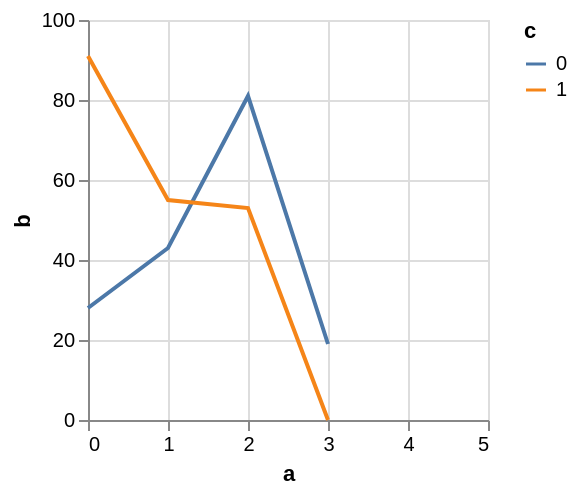

Vega-Lite specification stored for this chart:
### Vega specification from a JSON file in a GitHub repository (floating-point values rounded to 4 significant figures)
{"$schema": "https://vega.github.io/schema/vega/v5.json", "background": "white", "padding": 5, "width": 200, "height": 200, "style": "cell", "data": [{"name": "source_0", "values": [{"a": 0, "b": 28, "c": 0}, {"a": 0, "b": 91, "c": 1}, {"a": 1, "b": 43, "c": 0}, {"a": 1, "b": 55, "c": 1}, {"a": 2, "b": 81, "c": 0}, {"a": 2, "b": 53, "c": 1}, {"a": 3, "b": 19, "c": 0}]}, {"name": "data_0", "source": "source_0", "transform": [{"type": "formula", "expr": "toNumber(datum[\"a\"])", "as": "a"}, {"type": "impute", "field": "b", "key": "a", "method": "value", "groupby": ["c"], "value": 0}]}], "marks": [{"name": "pathgroup", "type": "group", "from": {"facet": {"name": "faceted_path_main", "data": "data_0", "groupby": ["c"]}}, "encode": {"update": {"width": {"field": {"group": "width"}}, "height": {"field": {"group": "height"}}}}, "marks": [{"name": "marks", "type": "line", "style": ["line"], "sort": {"field": "datum[\"a\"]"}, "from": {"data": "faceted_path_main"}, "encode": {"update": {"stroke": {"scale": "color", "field": "c"}, "description": {"signal": "\"a\" + \": \" + (format(datum[\"a\"], \"\")) + \"; \" + \"b\" + \": \" + (format(datum[\"b\"], \"\")) + \"; \" + \"c\" + \": \" + (isValid(datum[\"c\"]) ? datum[\"c\"] : \"\"+datum[\"c\"])"}, "x": {"scale": "x", "field": "a"}, "y": {"scale": "y", "field": "b"}, "defined": {"signal": "isValid(datum[\"a\"]) && isFinite(+datum[\"a\"]) && isValid(datum[\"b\"]) && isFinite(+datum[\"b\"])"}}}}]}], "scales": [{"name": "x", "type": "linear", "domain": {"data": "data_0", "field": "a"}, "range": [0, {"signal": "width"}], "nice": 1, "zero": false}, {"name": "y", "type": "linear", "domain": {"data": "data_0", "field": "b"}, "range": [{"signal": "height"}, 0], "nice": true, "zero": true}, {"name": "color", "type": "ordinal", "domain": {"data": "data_0", "field": "c", "sort": true}, "range": "category"}], "axes": [{"scale": "x", "orient": "bottom", "gridScale": "y", "grid": true, "tickCount": {"signal": "ceil(width/40)"}, "domain": false, "labels": false, "aria": false, "maxExtent": 0, "minExtent": 0, "ticks": false, "zindex": 0}, {"scale": "y", "orient": "left", "gridScale": "x", "grid": true, "tickCount": {"signal": "ceil(height/40)"}, "domain": false, "labels": false, "aria": false, "maxExtent": 0, "minExtent": 0, "ticks": false, "zindex": 0}, {"scale": "x", "orient": "bottom", "grid": false, "title": "a", "labelFlush": true, "labelOverlap": true, "tickCount": {"signal": "ceil(width/40)"}, "zindex": 0}, {"scale": "y", "orient": "left", "grid": false, "title": "b", "labelOverlap": true, "tickCount": {"signal": "ceil(height/40)"}, "zindex": 0}], "legends": [{"stroke": "color", "symbolType": "stroke", "title": "c"}]}
